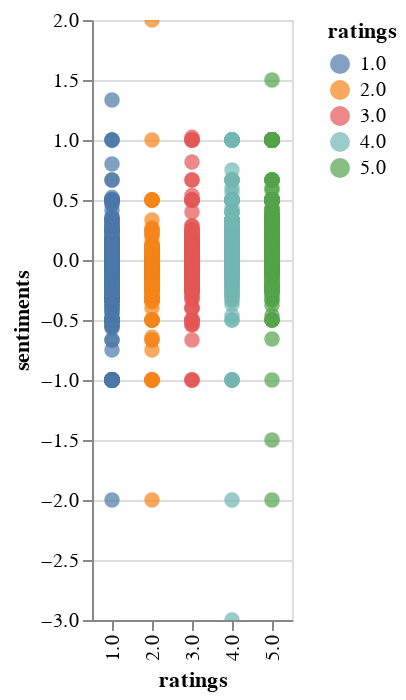

Notebook code for this chart:
### Code cell
# is there any relationship btw review scores and sentiments?
source = pd.DataFrame(
    {"ratings": [str(e) for e in ratings], "sentiments": review_sentiments_with_negation}
)

chart4 = (
    alt.Chart(source)
    .mark_circle(size=60)
    .encode(
        x="ratings", y="sentiments", color="ratings", tooltip=["ratings", "sentiments"]
    )
    .interactive()
)
chart4

### Figure 1 — Vega-Lite specification as saved in the notebook (floating-point values rounded to 4 significant figures; data arrays with more than 128 entries replaced by an {"elided": "..."} marker saying what was removed)
{"$schema": "https://vega.github.io/schema/vega-lite/v4.8.1.json", "config": {"view": {"continuousHeight": 300, "continuousWidth": 400}}, "data": {"name": "data-4f2b1264a3a45e6276d4277d4f7bc9f7"}, "datasets": {"data-4f2b1264a3a45e6276d4277d4f7bc9f7": {"elided": "4500 records"}}, "encoding": {"color": {"field": "ratings", "type": "nominal"}, "tooltip": [{"field": "ratings", "type": "nominal"}, {"field": "sentiments", "type": "quantitative"}], "x": {"field": "ratings", "type": "nominal"}, "y": {"field": "sentiments", "type": "quantitative"}}, "mark": {"size": 60, "type": "circle"}, "selection": {"selector004": {"bind": "scales", "encodings": ["x", "y"], "type": "interval"}}}
